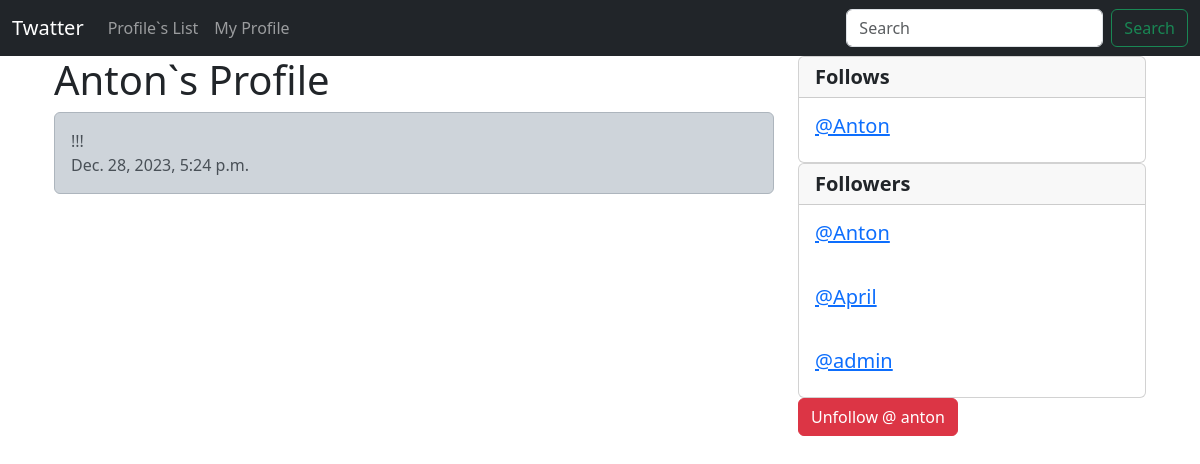
Screenshot of /profile/4/ (signed in) with the database file from the repository.
### twat/models.py (models this page shows, shortened)
class Profile(models.Model):
    user = models.OneToOneField(User, on_delete=models.CASCADE)
    bio = models.TextField(max_length=500, blank=True)
    follows = models.ManyToManyField(
        "self", symmetrical=False, related_name="followers", blank=True
    )
    date_modified = models.DateTimeField(User, auto_now=True)
    def __str__(self):
        return self.user.username

class Twat(models.Model):
    user = models.ForeignKey(User, on_delete=models.DO_NOTHING, related_name="twats")
    content = models.TextField(max_length=140)
    date_posted = models.DateTimeField(auto_now_add=True)
    likes = models.ManyToManyField(User, related_name="likes", blank=True)

### twat/views.py (the view, shortened to what this page needs)
# urls.py: path("profile/<int:pk>/", views.profile, name="profile"),
def profile(request, pk):
    if request.user.is_authenticated:
        twats = Twat.objects.all().filter(user_id=pk).order_by("-date_posted")
        profile = Profile.objects.get(user_id=pk)
        context = {"profile": profile, "twats": twats}
        return render(request, "twat/profile.html", context)
    else:
        messages.success(request, "You must be logged in to view this page.")
        return redirect("twat:index")

### templates/twat/profile.html (shortened to what this page needs)
{% extends "partials/base.html" %}
{% block content %}
    {% if profile %}
    <div class="container">
        <div class="row">
            <div class="col-8">
                <h1>{{ profile.user.username}}`s Profile</h1>
                {% if twats %}
                    {% for twat in twats%}
                        <div class="alert alert-dark" role="alert">
                        {{ twat.content}}
                        <br>
                        {{ twat.date_posted}}
                        </div>
                    {% endfor %}
                {% endif %}
            </div>
            <div class="col-4">
                <div class="card">
                    <h5 class="card-header"><strong>Follows</strong></h5>
                    {% for following in profile.follows.all %}
                    <div class="card-body">
                        <h5 class="card-title"><a href="{% url 'twat:profile' following.user.pk %}"> @{{ following }} </a></h5>
                    </div>
                    {% endfor %}
                </div>
                <div class="card">
                    <h5 class="card-header"><strong>Followers</strong></h5>
                    {% for follower in profile.followers.all %}
                    <div class="card-body">
                        <h5 class="card-title"><a href="{% url 'twat:profile' follower.user.pk %}"> @{{ follower }} </a> </a></h5>
                    </div>
                    {% endfor %}
                </div>
                        <form method="POST" >
                            {% if profile in user.profile.follows.all %}
                                <button type="submit" class="btn btn-danger" name="follow-btn" value="unfollow">Unfollow @ {{ profile.user.username | lower}}</button>
                            {% else %}
                                <button type="submit" class="btn btn-primary" name="follow-btn" value="follow">Follow @{{ profile.user.username | lower}}</button>
                            {% endif%}
                            </form>
            </div>
        </div>
    </div>
    {% endif %}
{% endblock content %}

### rows the page displays
Profile: user.username "Anton", user.username "anton"
Twat: content "!!!", date_posted "Dec. 28, 2023, 5:24 p.m."
Profile: user.username "April"
Profile: user.username "admin"
